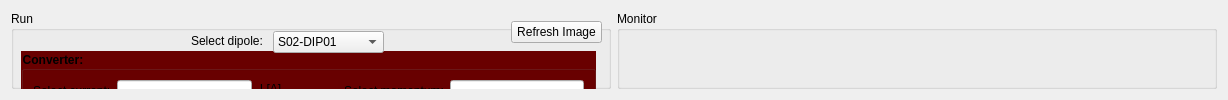
      <widget class="QWidget" name="tab">
       <attribute name="title">
        <string>Momentum</string>
       </attribute>
       <layout class="QHBoxLayout" name="horizontalLayout_2">
        <item>
         <widget class="QGroupBox" name="groupBox_run">
          <property name="minimumSize">
           <size>
            <width>600</width>
            <height>0</height>
           </size>
          </property>
          <property name="maximumSize">
           <size>
            <width>600</width>
            <height>16777215</height>
           </size>
          </property>
          <property name="title">
           <string>Run</string>
          </property>
          <widget class="QPushButton" name="pushButton_refreshImage">
           <property name="geometry">
            <rect>
             <x>500</x>
             <y>10</y>
             <width>91</width>
             <height>22</height>
            </rect>
           </property>
           <property name="text">
            <string>Refresh Image</string>
           </property>
          </widget>
          <widget class="QGroupBox" name="groupBox">
           <property name="geometry">
            <rect>
             <x>10</x>
             <y>40</y>
             <width>575</width>
             <height>131</height>
            </rect>
           </property>
           <property name="font">
            <font>
             <weight>75</weight>
             <bold>true</bold>
            </font>
           </property>
           <property name="styleSheet">
            <string notr="true">QGroupBox{ background-color: rgb(105, 0, 0);}
QLabel{ background-color: rgba(0,0,0,0%);}</string>
           </property>
           <property name="title">
            <string>Converter:</string>
           </property>
           <layout class="QGridLayout" name="gridLayout">
            <item row="3" column="3" colspan="2">
             <widget class="QLabel" name="label_RF">
              <property name="minimumSize">
               <size>
                <width>120</width>
                <height>0</height>
               </size>
              </property>
              <property name="text">
               <string>TextLabel</string>
              </property>
             </widget>
            </item>
            <item row="0" column="4">
             <widget class="QLineEdit" name="lineEdit_selectMom">
              <property name="minimumSize">
               <size>
                <width>0</width>
                <height>22</height>
               </size>
              </property>
             </widget>
            </item>
            <item row="3" column="0" colspan="2">
             <widget class="QLabel" name="label_I">
              <property name="minimumSize">
               <size>
                <width>120</width>
                <height>0</height>
               </size>
              </property>
              <property name="text">
               <string>TextLabel</string>
              </property>
             </widget>
            </item>
            <item row="0" column="1">
             <widget class="QLineEdit" name="lineEdit_selectCurrent">
              <property name="minimumSize">
               <size>
                <width>0</width>
                <height>22</height>
               </size>
              </property>
             </widget>
            </item>
            <item row="2" column="3" colspan="2">
             <widget class="QPushButton" name="pushButton_useRF">
              <property name="sizePolicy">
               <sizepolicy hsizetype="Minimum" vsizetype="Fixed">
                <horstretch>0</horstretch>
                <verstretch>0</verstretch>
               </sizepolicy>
              </property>
              <property name="minimumSize">
               <size>
                <width>140</width>
                <height>22</height>
               </size>
              </property>
              <property name="maximumSize">
               <size>
                <width>371</width>
                <height>16777215</height>
               </size>
              </property>
              <property name="text">
               <string>Estimate momentum from RF</string>
              </property>
              <property name="checked">
               <bool>false</bool>
              </property>
             </widget>
            </item>
            <item row="0" column="0">
             <widget class="QLabel" name="label">
              <property name="text">
               <string>Select current:</string>
              </property>
             </widget>
            </item>
            <item row="2" column="0" colspan="2">
             <widget class="QPushButton" name="pushButton_useCurrent">
              <property name="sizePolicy">
               <sizepolicy hsizetype="Minimum" vsizetype="Fixed">
                <horstretch>0</horstretch>
                <verstretch>0</verstretch>
               </sizepolicy>
              </property>
              <property name="minimumSize">
               <size>
                <width>140</width>
                <height>22</height>
               </size>
              </property>
              <property name="maximumSize">
               <size>
                <width>371</width>
                <height>16777215</height>
               </size>
              </property>
              <property name="text">
               <string>Use current from dipole</string>
              </property>
              <property name="checked">
               <bool>false</bool>
              </property>
             </widget>
            </item>
            <item row="1" column="0">
             <widget class="QLabel" name="label_6">
              <property name="text">
               <string>OR:</string>
              </property>
             </widget>
            </item>
            <item row="0" column="3">
             <widget class="QLabel" name="label_2">
              <property name="text">
               <string>Select momentum:</string>
              </property>
             </widget>
            </item>
            <item row="1" column="3">
             <widget class="QLabel" name="label_7">
              <property name="text">
               <string>OR:</string>
              </property>
             </widget>
            </item>
            <item row="0" column="2" rowspan="2">
             <widget class="QGroupBox" name="groupBox_7">
              <property name="title">
               <string>I [A]</string>
              </property>
              <widget class="QLabel" name="label_predictI">
               <property name="geometry">
                <rect>
                 <x>10</x>
                 <y>20</y>
                 <width>61</width>
                 <height>22</height>
                </rect>
               </property>
               <property name="text">
                <string>TextLabel</string>
               </property>
              </widget>
              <zorder>label_predictI</zorder>
              <zorder>groupBox_8</zorder>
             </widget>
            </item>
            <item row="2" column="2" rowspan="2">
             <widget class="QGroupBox" name="groupBox_2">
              <property name="title">
               <string>p [MeV/c]</string>
              </property>
              <widget class="QLabel" name="label_predictMom">
               <property name="geometry">
                <rect>
                 <x>10</x>
                 <y>20</y>
                 <width>61</width>
                 <height>22</height>
                </rect>
               </property>
               <property name="text">
                <string>TextLabel</string>
               </property>
              </widget>
             </widget>
            </item>
           </layout>
          </widget>
          <widget class="QGroupBox" name="groupBox_9">
           <property name="geometry">
            <rect>
             <x>10</x>
             <y>180</y>
             <width>581</width>
             <height>371</height>
            </rect>
           </property>
           <property name="font">
            <font>
             <weight>75</weight>
             <bold>true</bold>
            </font>
           </property>
           <property name="styleSheet">
            <string notr="true">QGroupBox{ background-color: rgb(55, 0, 55);}
QLabel{ background-color: rgba(0,0,0,0%);}
#QPushButton{ background-color: rgb(255, 255, 255);}</string>
           </property>
           <property name="title">
            <string>Fine measurement setup:</string>
           </property>
           <widget class="QGroupBox" name="groupBox_3">
            <property name="geometry">
             <rect>
              <x>10</x>
              <y>20</y>
              <width>561</width>
              <height>131</height>
             </rect>
            </property>
            <property name="font">
             <font>
              <weight>50</weight>
              <italic>true</italic>
              <bold>false</bold>
             </font>
            </property>
            <property name="title">
             <string>Preliminaries:</string>
            </property>
            <widget class="QPushButton" name="pushButton_Prelim_3">
             <property name="geometry">
              <rect>
               <x>10</x>
               <y>70</y>
               <width>541</width>
               <height>22</height>
              </rect>
             </property>
             <property name="sizePolicy">
              <sizepolicy hsizetype="Minimum" vsizetype="Fixed">
               <horstretch>0</horstretch>
               <verstretch>0</verstretch>
              </sizepolicy>
             </property>
             <property name="minimumSize">
              <size>
               <width>140</width>
               <height>0</height>
              </size>
             </property>
             <property name="maximumSize">
              <size>
               <width>16777215</width>
               <height>16777215</height>
              </size>
             </property>
             <property name="text">
              <string>Degauss to zero: S02 DIP-01, QUAD-03,04,05</string>
             </property>
             <property name="checked">
              <bool>false</bool>
             </property>
            </widget>
            <widget class="QLabel" name="label_5">
             <property name="geometry">
              <rect>
               <x>15</x>
               <y>20</y>
               <width>531</width>
               <height>20</height>
              </rect>
             </property>
             <property name="text">
              <string>Calibrate BPMs!</string>
             </property>
             <property name="alignment">
              <set>Qt::AlignCenter</set>
             </property>
            </widget>
            <widget class="QPushButton" name="pushButton_Prelim_2">
             <property name="geometry">
              <rect>
               <x>10</x>
               <y>40</y>
               <width>541</width>
               <height>22</height>
              </rect>
             </property>
             <property name="sizePolicy">
              <sizepolicy hsizetype="Minimum" vsizetype="Fixed">
               <horstretch>0</horstretch>
               <verstretch>0</verstretch>
              </sizepolicy>
             </property>
             <property name="minimumSize">
              <size>
               <width>140</width>
               <height>0</height>
              </size>
             </property>
             <property name="maximumSize">
              <size>
               <width>16777215</width>
               <height>16777215</height>
              </size>
             </property>
             <property name="text">
              <string>Close laser shutters</string>
             </property>
             <property name="checked">
              <bool>false</bool>
             </property>
            </widget>
            <widget class="QPushButton" name="pushButton_Prelim_4">
             <property name="geometry">
              <rect>
               <x>10</x>
               <y>100</y>
               <width>541</width>
               <height>22</height>
              </rect>
             </property>
             <property name="sizePolicy">
              <sizepolicy hsizetype="Minimum" vsizetype="Fixed">
               <horstretch>0</horstretch>
               <verstretch>0</verstretch>
              </sizepolicy>
             </property>
             <property name="minimumSize">
              <size>
               <width>140</width>
               <height>0</height>
              </size>
             </property>
             <property name="maximumSize">
              <size>
               <width>16777215</width>
               <height>16777215</height>
              </size>
             </property>
             <property name="text">
              <string>Open laser shutters</string>
             </property>
             <property name="checked">
              <bool>false</bool>
             </property>
            </widget>
           </widget>
           <widget class="QGroupBox" name="groupBox_4">
            <property name="geometry">
             <rect>
              <x>10</x>
              <y>160</y>
              <width>561</width>
              <height>201</height>
             </rect>
            </property>
            <property name="font">
             <font>
              <italic>true</italic>
             </font>
            </property>
            <property name="title">
             <string>Align through dipole:</string>
            </property>
            <layout class="QGridLayout" name="gridLayout_4">
             <item row="1" column="0" rowspan="2">
              <widget class="QPushButton" name="pushButton_Align_2">
               <property name="text">
                <string>Insert S02-YAG-02</string>
               </property>
               <property name="checked">
                <bool>false</bool>
               </property>
              </widget>
             </item>
             <item row="0" column="0">
              <widget class="QPushButton" name="pushButton_Align_1">
               <property name="text">
                <string>Align on S02-BPM-02 using S02-HVCOR-02</string>
               </property>
               <property name="checked">
                <bool>false</bool>
               </property>
              </widget>
             </item>
             <item row="4" column="0">
              <widget class="QPushButton" name="pushButton_Align_4">
               <property name="text">
                <string>Retract S02-YAG-02</string>
               </property>
               <property name="checked">
                <bool>false</bool>
               </property>
              </widget>
             </item>
             <item row="5" column="0">
              <widget class="QLabel" name="label_4">
               <property name="text">
                <string>^Repeat until aligned on both (what tolerance?)^</string>
               </property>
              </widget>
             </item>
             <item row="1" column="1">
              <widget class="QPushButton" name="pushButton_Align_2_A">
               <property name="sizePolicy">
                <sizepolicy hsizetype="Minimum" vsizetype="Fixed">
                 <horstretch>0</horstretch>
                 <verstretch>0</verstretch>
                </sizepolicy>
               </property>
               <property name="minimumSize">
                <size>
                 <width>140</width>
                 <height>0</height>
                </size>
               </property>
               <property name="maximumSize">
                <size>
                 <width>371</width>
                 <height>16777215</height>
                </size>
               </property>
               <property name="text">
                <string>Switch to S02-CAM-02</string>
               </property>
               <property name="checked">
                <bool>false</bool>
               </property>
              </widget>
             </item>
             <item row="3" column="0">
              <widget class="QPushButton" name="pushButton_Align_3">
               <property name="text">
                <string>Align on S02-YAG-02 using S02-HVCOR-01</string>
               </property>
               <property name="checked">
                <bool>false</bool>
               </property>
              </widget>
             </item>
             <item row="2" column="1" rowspan="2">
              <widget class="QPushButton" name="pushButton_Align_2_B">
               <property name="sizePolicy">
                <sizepolicy hsizetype="Minimum" vsizetype="Fixed">
                 <horstretch>0</horstretch>
                 <verstretch>0</verstretch>
                </sizepolicy>
               </property>
               <property name="minimumSize">
                <size>
                 <width>140</width>
                 <height>0</height>
                </size>
               </property>
               <property name="maximumSize">
                <size>
                 <width>371</width>
                 <height>16777215</height>
                </size>
               </property>
               <property name="text">
                <string>Set mask</string>
               </property>
               <property name="checked">
                <bool>false</bool>
               </property>
              </widget>
             </item>
            </layout>
           </widget>
          </widget>
          <widget class="QComboBox" name="comboBox_dipole">
           <property name="geometry">
            <rect>
             <x>262</x>
             <y>20</y>
             <width>111</width>
             <height>22</height>
            </rect>
           </property>
           <item>
            <property name="text">
             <string>S02-DIP01</string>
            </property>
           </item>
          </widget>
          <widget class="QLabel" name="label_I_3">
           <property name="geometry">
            <rect>
             <x>180</x>
             <y>20</y>
             <width>81</width>
             <height>20</height>
            </rect>
           </property>
           <property name="minimumSize">
            <size>
             <width>80</width>
             <height>0</height>
            </size>
           </property>
           <property name="text">
            <string>Select dipole:</string>
           </property>
          </widget>
          <widget class="QGroupBox" name="groupBox_5">
           <property name="geometry">
            <rect>
             <x>10</x>
             <y>560</y>
             <width>291</width>
             <height>120</height>
            </rect>
           </property>
           <property name="font">
            <font>
             <weight>75</weight>
             <bold>true</bold>
            </font>
           </property>
           <property name="styleSheet">
            <string notr="true">QGroupBox{ background-color: rgb(0, 0, 75);}
QLabel{ background-color: rgba(0,0,0,0%);}
#QPushButton{ background-color: rgb(255, 255, 255);}</string>
           </property>
           <property name="title">
            <string>Measure momentum:</string>
           </property>
           <layout class="QVBoxLayout" name="verticalLayout">
            <item>
             <widget class="QPushButton" name="pushButton_CentreC2V_2">
              <property name="text">
               <string>Get approximate momentum from converter</string>
              </property>
              <property name="checked">
               <bool>false</bool>
              </property>
             </widget>
            </item>
            <item>
             <widget class="QPushButton" name="pushButton_CentreC2V">
              <property name="text">
               <string>Scan dipole to centre down spectometer line</string>
              </property>
              <property name="checked">
               <bool>false</bool>
              </property>
             </widget>
            </item>
            <item>
             <widget class="QPushButton" name="pushButton_CalcMom">
              <property name="text">
               <string>Calculate momentum</string>
              </property>
              <property name="checked">
               <bool>false</bool>
              </property>
             </widget>
            </item>
           </layout>
          </widget>
          <widget class="QGroupBox" name="groupBox_6">
           <property name="geometry">
            <rect>
             <x>310</x>
             <y>560</y>
             <width>281</width>
             <height>120</height>
            </rect>
           </property>
           <property name="font">
            <font>
             <weight>75</weight>
             <bold>true</bold>
            </font>
           </property>
           <property name="styleSheet">
            <string notr="true">QGroupBox{ background-color: rgb(0, 0, 75);}
QLabel{ background-color: rgba(0,0,0,0%);}
#QPushButton{ background-color: rgb(255, 255, 255);}</string>
           </property>
           <property name="title">
            <string>Set momentum:</string>
           </property>
           <layout class="QVBoxLayout" name="verticalLayout_2">
            <item>
             <widget class="QPushButton" name="pushButton_CentreC2V_3">
              <property name="text">
               <string>Set current from converter</string>
              </property>
              <property name="checked">
               <bool>false</bool>
              </property>
             </widget>
            </item>
            <item>
             <widget class="QPushButton" name="pushButton_CentreC2V_4">
              <property name="text">
               <string>Scan RF to centre down spectometer line</string>
              </property>
              <property name="checked">
               <bool>false</bool>
              </property>
             </widget>
            </item>
            <item>
             <widget class="QPushButton" name="pushButton_CalcMom_2">
              <property name="text">
               <string>Calculate momentum</string>
              </property>
              <property name="checked">
               <bool>false</bool>
              </property>
             </widget>
            </item>
           </layout>
          </widget>
          <zorder>pushButton_refreshImage</zorder>
          <zorder>groupBox</zorder>
          <zorder>pushButton_Prelim_4</zorder>
          <zorder>groupBox_9</zorder>
          <zorder>comboBox_dipole</zorder>
          <zorder>label_I_3</zorder>
          <zorder>groupBox_5</zorder>
          <zorder>groupBox_6</zorder>
         </widget>
        </item>
        <item>
         <widget class="QGroupBox" name="groupBox_monitor">
          <property name="minimumSize">
           <size>
            <width>600</width>
            <height>0</height>
           </size>
          </property>
          <property name="title">
           <string>Monitor</string>
          </property>
          <layout class="QHBoxLayout" name="horizontalLayout_4"/>
         </widget>
        </item>
       </layout>
      </widget>
